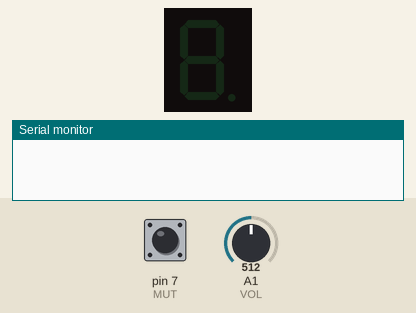
This sketch was run on a simulated Arduino Uno, built with avr-gcc and run on an emulated ATmega328P. Shown: 1-digit seven-segment display, the last lines printed to the serial monitor. Wiring (inferred from the names in the program): 1-digit 7-segment display, segments lit when HIGH: segments pin 13, pin 12, pin 11, pin 5, pin 4, pin 3, pin 2. The inputs (shaded band) are chosen by the test bench; at power-on: pin 7 (MUT) HIGH, A1 (VOL) = 512. The segment pins are drawn as the display they are named for.

Above: at 1.2 s.
1.3 s: pin 7 (MUT) pulled LOW for 0.15 s
At 2.5 s:
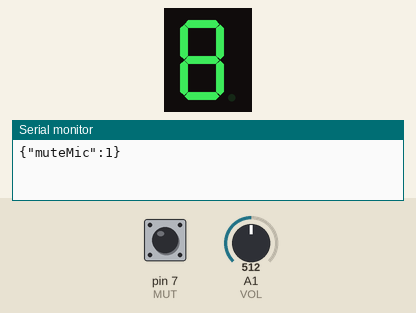
4.4 s: pin 7 (MUT) pulled LOW for 1 s
6.9 s: pin 7 (MUT) pulled LOW for 3.2 s
Timing chart, 0 to 9.9 s (numbered marks = the images above; inputs shaded):
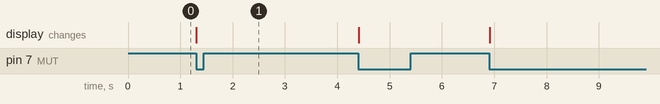

The sketch:

stream-deck.ino
```cpp
// LED
#define A   13
#define B   12
#define C   11
#define D   5
#define E   4
#define F   3
#define G   2

//Input
#define VOL A1
#define MUT 7

int  lastVolume  = 0;
bool lastMuteMic = false;
bool lastLed     = true;

void setup()
{
  pinMode(A,   OUTPUT);
  pinMode(B,   OUTPUT);
  pinMode(C,   OUTPUT);
  pinMode(D,   OUTPUT);
  pinMode(E,   OUTPUT);
  pinMode(F,   OUTPUT);
  pinMode(G,   OUTPUT);
  pinMode(MUT, INPUT_PULLUP);
  pinMode(VOL, INPUT);

  lastVolume  = analogRead(VOL);
  lastMuteMic = !digitalRead(MUT);
  Serial.begin(9600);
}

void loop()
{
  sendSliderValues();
  delay(50);
}

void sendVolumeBody(int volume) {
  float volumeConverted = (float) volume / 1024;

  Serial.println(String("{\"volume\":") + String(volumeConverted) + String("}"));
}

void sendMuteMicBody(bool muteMic) {
  if (!muteMic) return;

  Serial.println(String("{\"muteMic\":") + String(muteMic) + String("}"));
  setLed();
}

void setLed() {
  int ledStatus = lastLed ? HIGH : LOW;

  digitalWrite(A, ledStatus);
  digitalWrite(B, ledStatus);
  digitalWrite(C, ledStatus);
  digitalWrite(D, ledStatus);
  digitalWrite(E, ledStatus);
  digitalWrite(F, ledStatus);
  digitalWrite(G, ledStatus);

  lastLed = !lastLed;
}

void sendSliderValues() {
  int volume = analogRead(VOL);
  bool muteMic = !digitalRead(MUT);

  if (volume != lastVolume) {
    sendVolumeBody(volume);
    lastVolume = volume;
  }

  if (muteMic != lastMuteMic) {
    sendMuteMicBody(muteMic);
    lastMuteMic = muteMic;
  }
}
```

Measured:
- after the input at 1.3 s, the display: changes at once (image 1)
